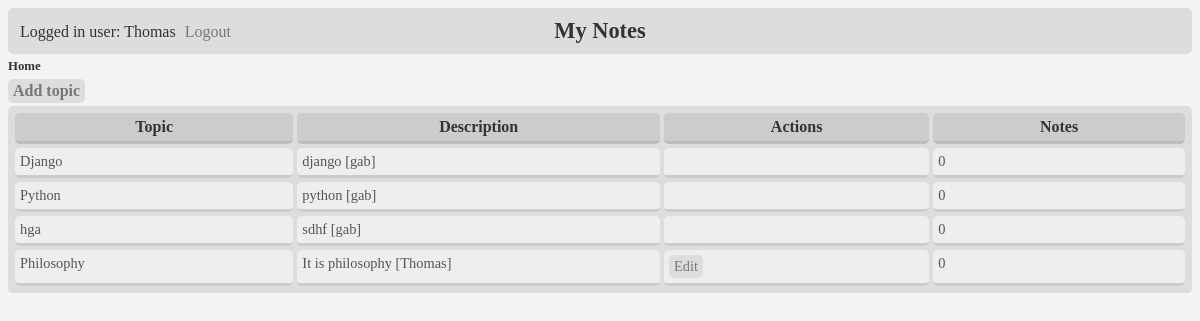
Screenshot of / (signed in) with the database file from the repository.
### notes/models.py (models this page shows)
class Topic(models.Model):
    subject = models.CharField(max_length=100)
    description = models.CharField(max_length=500)
    owner = models.ForeignKey(
        User, on_delete=models.CASCADE, related_name='topics')

### notes/views.py (the view)
# urls.py: 2. Add a URL to urlpatterns:  path('', views.home, name='home')
def home(request):
	alltopics = Topic.objects.all()
	return render(request, 'home.html', {'topics_for_home': alltopics})

### notes/templates/home.html (shortened to what this page needs)
{% load static %}<!DOCTYPE html>
<html>
  <head>
    <link rel="stylesheet" href="{% static 'css/home.css' %}">
  </head>
  <body>
    <h1>My Notes</h1>
    <div class="linkqueue">
      Home
    </div>
    <div id="user">
      {% if user.is_authenticated %}
        Logged in user: {{user.username}}
        <a href="{% url 'logout' %}" >Logout</a>
      {% else %}
        <a href="{% url 'login' %}" >Login</a>
        <a href="{% url 'url_signup' %}" >Signup</a>
      {% endif %}
    </div>
    <div id="navbar">
      <a href="{% url 'url_topic_new' %}" >Add topic</a>
    </div>
    <div class="grid">
      <div class="topic_header">Topic</div>
      <div class="topic_header">Description</div>
      <div class="topic_header">Actions</div>
      <div class="topic_header">Notes</div>
      {% for topic in topics_for_home %}
        <div class="item1">{{ topic.subject }}</div>
        <div class="item2">
          {{ topic.description }} [{{ topic.owner.username }}]
        </div>
        <div class="item3">
          {% if topic.owner == user %}
            <a href = "{% url 'url_topic_edit' topic.pk %}"> Edit </a>
          {% endif %}
        </div>
        <div class="item4">0</div>
      {% endfor %}
    </div>
  </body>
</html>

### static/css/home.css (style rules this page uses)
body { background-color: #f3f3f3; color: #333; }
h1 { text-align: center; background-color: #ddd; padding: 10px 5px; margin: 5px 0px; border-radius: 5px; font-size: 140%; }
.linkqueue { font-weight: bold; font-size: 80%; margin: 0 0 5px 0; }
#navbar { font-weight: bold; font-size: 100%; margin: 3px 0 3px 0; }
a { display: inline-block; color: #777; padding: 3px 5px; margin: 0; background-color: #ddd; border-radius: 5px; text-decoration: none; }
.grid { display: grid; grid-template-columns: auto auto auto auto; background-color: #ddd; padding: 5px; border-radius: 5px; }
.grid > div { border-radius: 5px; padding: 5px; margin: 2px; }
.item1, .item2, .item3, .item4 { background-color: #eee; font-size: 90%; border-bottom: 3px solid #ccc; color: #555; overflow: hidden; }
.topic_header { background-color: #ccc; text-align: center; font-weight: bold; border-bottom: 3px solid #bbb; }
#user { position: absolute; top: 20px; left: 20px; }

### rows the page displays
Topic: subject "Django", description "django", owner.username "gab"
Topic: subject "Python", description "python", owner.username "gab"
Topic: subject "hga", description "sdhf", owner.username "gab"
Topic: subject "Philosophy", description "It is philosophy", owner.username "Thomas", shows "Edit"

### other values shown
{{ user.username }} "Thomas"
